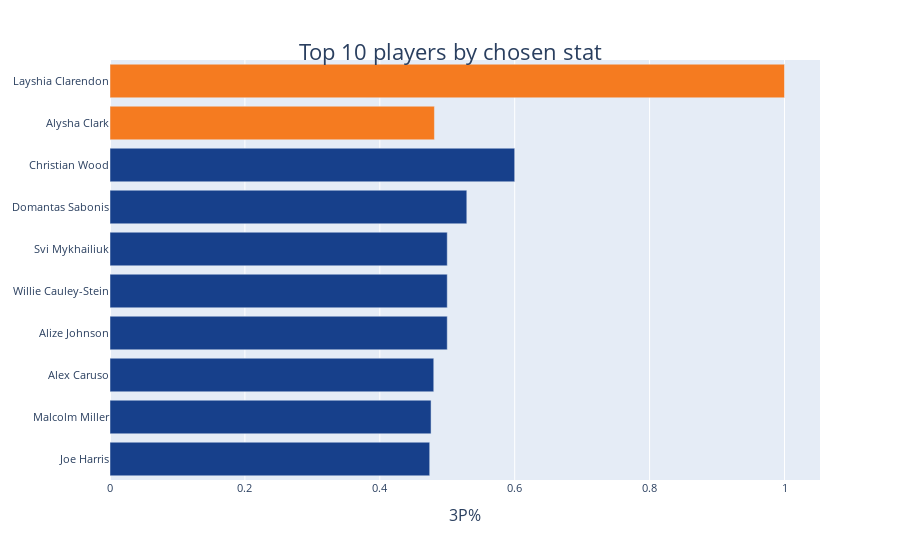

Notebook cell for this chart:
### Code cell
fig_stat.show()

### Figure 1 — Plotly figure (JSON) as saved in the notebook; plotly's stock layout.template omitted (floating-point values rounded to 4 significant figures)
{"data": [{"alignmentgroup": "True", "customdata": [["NBA", "BRK", "SG"], ["NBA", "TOR", "SF"], ["NBA", "LAL", "PG"], ["NBA", "IND", "PF"], ["NBA", "SAC", "C"], ["NBA", "DET", "SF"], ["NBA", "IND", "C"], ["NBA", "MIL", "PF"]], "hovertemplate": "League=%{customdata[0]}<br>3P%=%{x}<br>Player=%{y}<br>Team=%{customdata[1]}<br>Pos=%{customdata[2]}<extra></extra>", "legendgroup": "NBA", "marker": {"color": "#17408B", "pattern": {"shape": ""}}, "name": "NBA", "offsetgroup": "NBA", "orientation": "h", "showlegend": true, "textposition": "auto", "type": "bar", "x": [0.474, 0.476, 0.48, 0.5, 0.5, 0.5, 0.529, 0.6], "xaxis": "x", "y": ["Joe Harris", "Malcolm Miller", "Alex Caruso", "Alize Johnson", "Willie Cauley-Stein", "Svi Mykhailiuk", "Domantas Sabonis", "Christian Wood"], "yaxis": "y"}, {"alignmentgroup": "True", "customdata": [["WNBA", "SEA", "F"], ["WNBA", "CON", "G"]], "hovertemplate": "League=%{customdata[0]}<br>3P%=%{x}<br>Player=%{y}<br>Team=%{customdata[1]}<br>Pos=%{customdata[2]}<extra></extra>", "legendgroup": "WNBA", "marker": {"color": "#F57B20", "pattern": {"shape": ""}}, "name": "WNBA", "offsetgroup": "WNBA", "orientation": "h", "showlegend": true, "textposition": "auto", "type": "bar", "x": [0.481, 1], "xaxis": "x", "y": ["Alysha Clark", "Layshia Clarendon"], "yaxis": "y"}], "layout": {"autosize": true, "barmode": "relative", "legend": {"title": {"text": "League"}, "tracegroupgap": 0}, "margin": {"t": 60}, "showlegend": false, "title": {"font": {"size": 22}, "text": "Top 10 players by chosen stat", "x": 0.5, "y": 0.92}, "xaxis": {"anchor": "y", "autorange": true, "domain": [0, 1], "range": [0, 1.053], "tickfont": {"size": 11}, "title": {"font": {"size": 16}, "text": "3P%"}, "type": "linear"}, "yaxis": {"anchor": "x", "autorange": true, "domain": [0, 1], "range": [-0.5, 9.5], "tickfont": {"size": 11}, "title": {"font": {"size": 16}}, "type": "category"}}}
